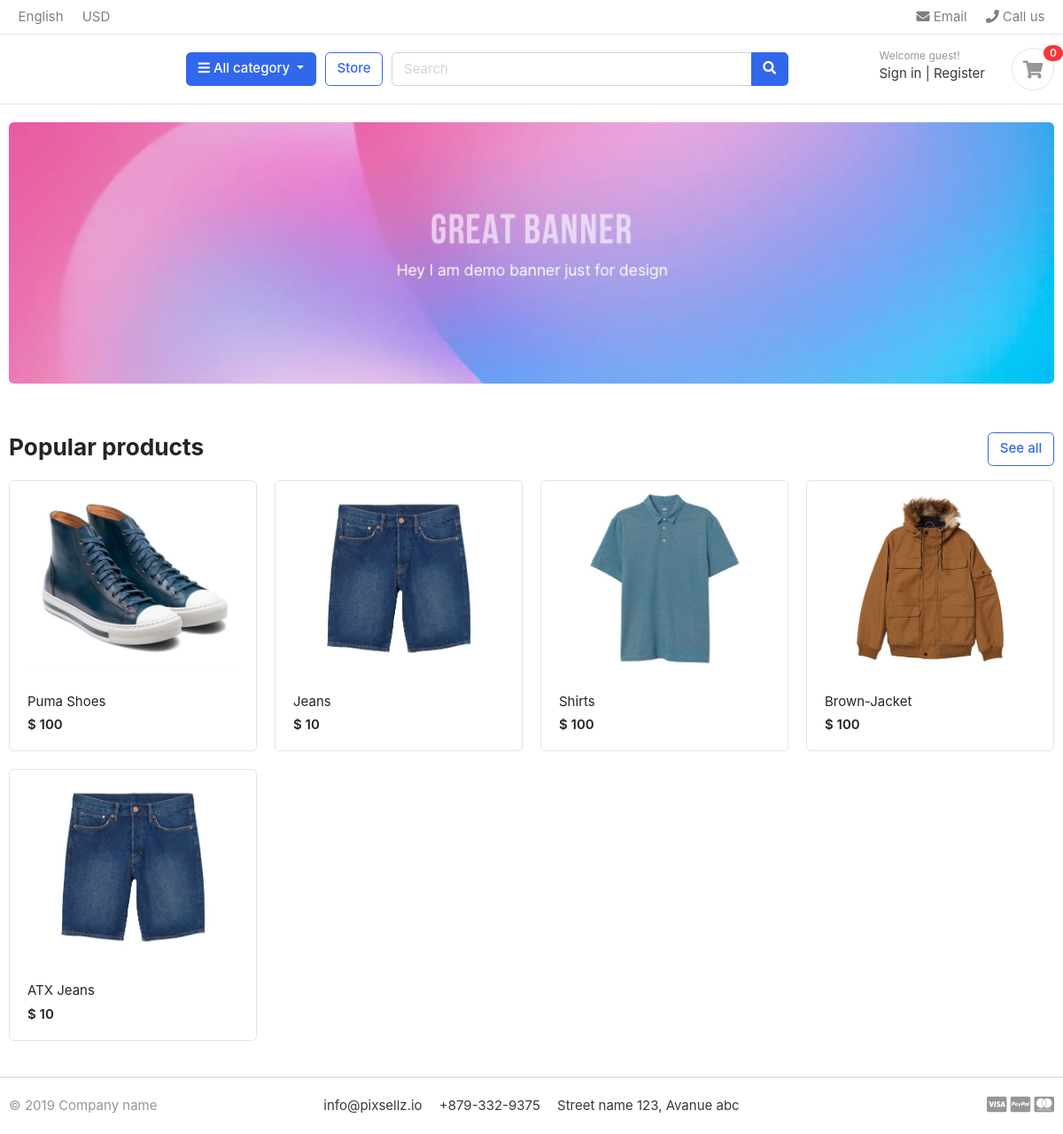
/home/, run on the app's committed database.
### store/models.py (models this page shows, shortened)
class Product(models.Model):
    product_name = models.CharField(max_length=200,unique=True,blank=False)
    slug = models.SlugField(max_length=100,unique=True)
    description = models.TextField(max_length=500,blank=True)
    price = models.IntegerField()
    images = models.ImageField()
    stock = models.IntegerField()
    category = models.ForeignKey(category, on_delete = models.CASCADE)
    created_date = models.DateField(auto_now_add=True)
    modified_date = models.DateField(auto_now_add = True)
    is_available = models.BooleanField(default = True)

### DAkart/views.py (the view)
# urls.py: 2. Add a URL to urlpatterns:  path('', views.home, name='home')
def home(request):
    Products = Product.objects.all()
    context = {
        'Products':Products
    }
    return render(request,'home.html', context)

### carts/context_processors.py (called while the page is built)
def cartCounter(request,custom_cart=None):
    cart_count = 0
    try:
        custom_cart = Cart.objects.get(cart_id = cart_id(request))
        if request.user.is_authenticated:
            cart_items = CartItem.objects.filter(user=request.user,is_active=True)
            cart_count = cart_items.count()
        else:
            cart_items = CartItem.objects.all().filter(cart=custom_cart)
            cart_count = cart_items.count()
    except:
        cart_count=0
    return dict(count = cart_count)

### carts/views.py (called while the page is built)
def cart_id(request):
    cartId = request.session.session_key
    if not cartId:
        cartId = request.session.create()
    return  cartId

### category/context_processors.py (called while the page is built)
def menu_links(request):
   links = category.objects.all()
   return dict(links=links)

### templates/home.html (shortened to what this page needs)
{% extends 'base.html' %}
{% load static %}
{% block mainContent %}
    <section class="section-intro padding-y-sm">
    <div class="container">
    <div class="intro-banner-wrap">
        <img src="{% static 'images/banners/1.jpg' %}" class="img-fluid rounded">
    </div>
    </div>
    </section>
    <section class="section-name padding-y-sm">
    <div class="container">
    <header class="section-heading">
        <a href="./store.html" class="btn btn-outline-primary float-right">See all</a>
        <h3 class="section-title">Popular products</h3>
    </header>
    <div class="row">
        {% for product in Products %}
        <div class="col-md-3">
            <div class="card card-product-grid">
                <a href="{% url 'product_detail' product.category.slug product.slug  %}" class="img-wrap"> <img src="{{ product.images.url }}"> </a>
                <figcaption class="info-wrap">
                    <a href="{% url 'product_detail' product.category.slug product.slug  %}" class="title">{{ product.product_name }}</a>
                    <div class="price mt-1">$ {{ product.price }}</div>
                </figcaption>
            </div>
        </div>
        {% endfor %}
    </div>
    </div>
    </section>
{% endblock %}

### templates/base.html (shortened to what this page needs)
{% load static %}
<!DOCTYPE HTML>
<html lang="en">
<head>
<link href="{% static 'css/bootstrap.css' %}" rel="stylesheet" type="text/css"/>
<link href="{% static 'fonts/fontawesome/css/all.min.css' %}" type="text/css" rel="stylesheet">
<link href="{% static 'css/ui.css' %}" rel="stylesheet" type="text/css"/>
<link href="{% static 'css/responsive.css' %}" rel="stylesheet" media="only screen and (max-width: 1200px)" />
</head>
{% include 'includes/header.html' %}
{% block mainContent %}{% endblock %}
{% include 'includes/footer.html' %}
</html>

### templates/includes/header.html (shortened to what this page needs)
<header class="section-header">
    <nav class="navbar p-md-0 navbar-expand-sm navbar-light border-bottom">
    <div class="container">
      <div class="collapse navbar-collapse" id="navbarTop4">
        <ul class="navbar-nav mr-auto">
            <li class="nav-item dropdown">
                 <a href="#" class="nav-link">   English </a>
            </li>
            <li class="nav-item dropdown">
                <a href="#" class="nav-link"> USD </a>
            </li>
        </ul>
        <ul class="navbar-nav">
            <li><a href="#" class="nav-link"> <i class="fa fa-envelope"></i> Email </a></li>
            <li><a href="#" class="nav-link"> <i class="fa fa-phone"></i> Call us </a></li>
        </ul>
      </div>
    </div>
    </nav>
    <section class="header-main border-bottom">
        <div class="container">
    <div class="row align-items-center">
        <div class="col-lg col-sm col-md col-6 flex-grow-0">
            <div class="category-wrap dropdown d-inline-block float-right">
                <button type="button" class="btn btn-primary dropdown-toggle" data-toggle="dropdown">
                    <i class="fa fa-bars"></i> All category
                </button>
            </div>
        </div>
        <a href="{% url 'store' %}" class="btn btn-outline-primary">Store</a>
        <div class="col-lg  col-md-6 col-sm-12 col">
            <form action="{% url 'search' %}" class="search" >
                <div class="input-group w-100">
                    <input type="text" class="form-control" name="keyword" style="width:60%;" placeholder="Search">
                    <div class="input-group-append">
                      <button class="btn btn-primary" type="submit">
                        <i class="fa fa-search"></i>
                      </button>
                    </div>
                </div>
            </form>
        </div>
        <div class="col-lg-3 col-sm-6 col-8 order-2 order-lg-3">
                    <div class="d-flex justify-content-end mb-3 mb-lg-0">
                        <div class="widget-header">
                            <div>
                                {% if user.id is not None %}
                                <img src="{{ user.userprofile.profile_picture.url }}" width ="100" height="100" style="border-radius:50%">
                                <small class="title text-muted">Welcome {{ user.username }}</small>
                                <a href="{% url 'logout' %}">Logout</a> <span class="dark-transp"> | </span>
                                <a href="{% url 'dashboard' %}"> Dashboard</a>
                                {% else %}
                                <small class="title text-muted">Welcome guest!</small>
                                <a href="{% url 'login' %}">Sign in</a> <span class="dark-transp"> | </span>
                                <a href="{% url 'registration' %}"> Register</a>
                                {% endif %}
                            </div>
                        </div>
                        <a href="{% url 'cart' %}" class="widget-header pl-3 ml-3">
                            <div class="icon icon-sm rounded-circle border"><i class="fa fa-shopping-cart"></i></div>
                            <span class="badge badge-pill badge-danger notify">{{ count }}</span>
                        </a>
                    </div>
                </div>
    </div>
        </div>
    </section>
    </header>

### templates/includes/footer.html
 <footer class="section-footer border-top">
    <div class="container">
        <section class="footer-bottom border-top row">
            <div class="col-md-2">
                <p class="text-muted"> &copy 2019 Company name </p>
            </div>
            <div class="col-md-8 text-md-center">
                <span  class="px-2">info@pixsellz.io</span>
                <span  class="px-2">+879-332-9375</span>
                <span  class="px-2">Street name 123, Avanue abc</span>
            </div>
            <div class="col-md-2 text-md-right text-muted">
                <i class="fab fa-lg fa-cc-visa"></i>
                <i class="fab fa-lg fa-cc-paypal"></i>
                <i class="fab fa-lg fa-cc-mastercard"></i>
            </div>
        </section>
    </div>
</footer>

### DAkart/static/css/ui.css (style rules this page uses)
html { font-family: "Inter", sans-serif; font-size: 15px; }
.img-wrap { text-align: center; display: block; }
.img-wrap img { max-width: 100%; }
.icon-xs, .icon-sm, .icon-md, .icon-lg { display: inline-block; text-align: center; flex-shrink: 0; flex-grow: 0; }
.icon-sm { width: 48px; height: 48px; line-height: 48px !important; font-size: 20px; }
.padding-y-sm { padding-top: 20px; padding-bottom: 20px; }
.section-heading { margin-bottom: 20px; margin-top: 15px; }
.section-title { color: #212529; }
p:last-child { margin-bottom: 0; }
.header-main { position: relative; padding-top: 1rem; padding-bottom: 1rem; }
.widget-header { display: inline-block; vertical-align: middle; position: relative; }
.widget-header a { color: #343a40; }
.widget-header i { color: #969696; }
.widget-header .title { display: block; }
.widget-header .notify { position: absolute; top: -3px; right: -10px; }
.footer-bottom { padding-top: 20px; padding-bottom: 20px; }
[class*=card-product] a.title { color: #212529; display: block; }
[class*=card-product] .img-wrap { overflow: hidden; position: relative; }
[class*=card-product] .img-wrap img { height: 100%; max-width: 100%; width: auto; display: inline-block; -o-object-fit: cover; object-fit: cover; }
.card-product-grid { margin-bottom: 20px; }
.card-product-grid .img-wrap { border-radius: 0.2rem 0.2rem 0 0; height: 220px; }
.card-product-grid .info-wrap { overflow: hidden; padding: 18px 20px; }
.card .img-wrap { overflow: hidden; }
.notify { position: absolute; top: -4px; right: -10px; display: inline-block; padding: 0.25em 0.6em; font-size: 12px; line-height: 1; text-align: center; border-radius: 3rem; color: #fff; background-color: #fa3434; }
.price { font-weight: 600; color: #212529; }

### data on the page
Product: images (picture), product_name "Puma Shoes", price "100"
Product: images (picture), product_name "Jeans", price "10"
Product: images (picture), product_name "Shirts", price "100"
Product: images (picture), product_name "Brown-Jacket", price "100"
Product: images (picture), product_name "ATX Jeans", price "10"

### other printed values
{{ count }} "0"
